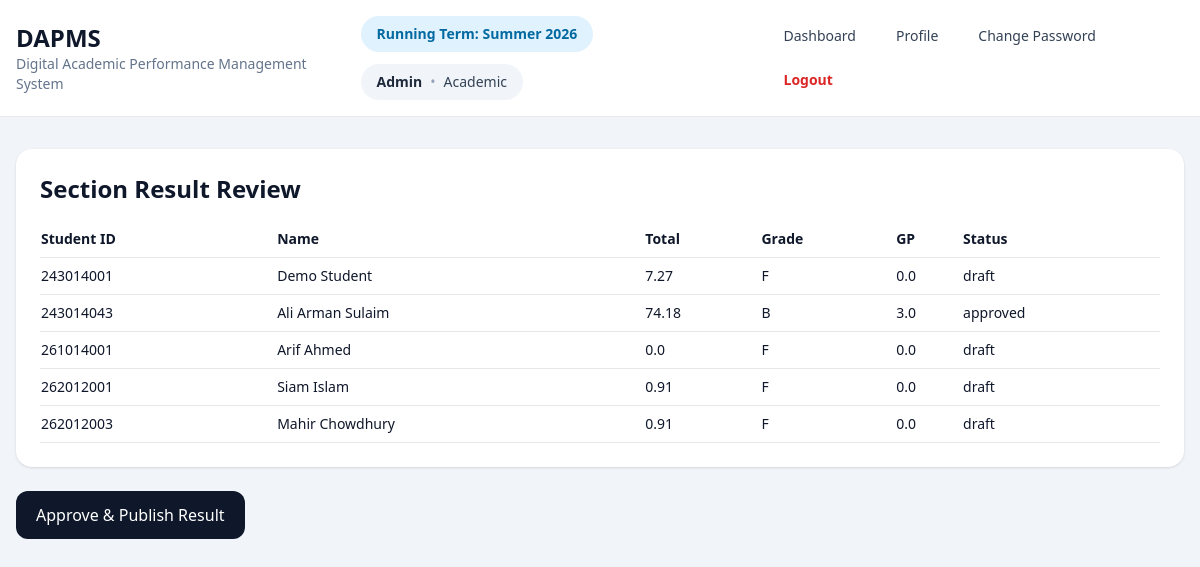
Page /admin/results/3 (signed in) on the earlier database version.
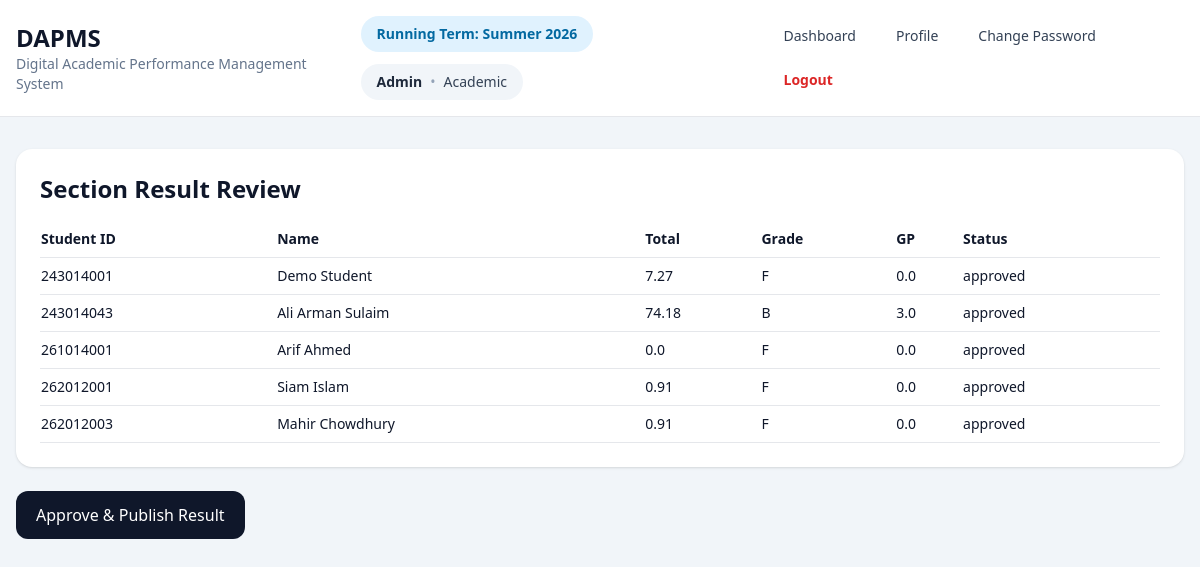
Same page on the later database version.
### tables this page shows
CREATE TABLE results(
                id INTEGER PRIMARY KEY AUTOINCREMENT,
                section_id INTEGER NOT NULL,
                enrollment_id INTEGER NOT NULL,
                total REAL NOT NULL DEFAULT 0,
                letter_grade TEXT NOT NULL DEFAULT 'F',
                grade_point REAL NOT NULL DEFAULT 0,
                status TEXT NOT NULL DEFAULT 'draft',
                teacher_submitted_at TEXT,
                admin_approved_at TEXT,
                published_at TEXT,
                UNIQUE(section_id, enrollment_id),
                FOREIGN KEY(section_id) REFERENCES sections(id) ON DELETE CASCADE,
                FOREIGN KEY(enrollment_id) REFERENCES enrollments(id) ON DELETE CASCADE
            );

CREATE TABLE students(
            user_id INTEGER PRIMARY KEY,
            student_id TEXT NOT NULL UNIQUE,
            admission_term TEXT NOT NULL,
            FOREIGN KEY(user_id) REFERENCES users(id) ON DELETE CASCADE
        );

CREATE TABLE users(
            id INTEGER PRIMARY KEY AUTOINCREMENT,
            role TEXT NOT NULL,
            name TEXT NOT NULL,
            email TEXT NOT NULL UNIQUE,
            password_hash TEXT NOT NULL,
            department TEXT NOT NULL
        );

### app/routes/admin.py (the view)
@bp.route('/results/<int:section_id>', methods=['GET', 'POST'])
@role_required('admin')
def result_detail(section_id):
    manager = _manager()
    if request.method == 'POST':
        manager.approve_section_results(section_id)
        flash('Result approved and published', 'success')
        return redirect(url_for('admin.result_detail', section_id=section_id))
    rows = manager.result_rows_for_section(section_id)
    return render_template('admin/result_detail.html', rows=rows, section_id=section_id)

### app/core/security.py (called while the page is built)
def load_user():
    user_id = session.get('user_id')
    if not user_id:
        g.user = None
        return
    g.user = get_db().execute('SELECT * FROM users WHERE id=?', (user_id,)).fetchone()

def role_required(*roles):
    def decorator(view):
        @wraps(view)
        def wrapped(*args, **kwargs):
            if session.get('role') not in roles:
                return redirect(url_for('auth.login'))
            return view(*args, **kwargs)
        return wrapped
    return decorator

### app/db.py (called while the page is built)
def get_db():
    if 'db' not in g:
        g.db = sqlite3.connect(current_app.config['DATABASE'])
        g.db.row_factory = sqlite3.Row
        g.db.execute('PRAGMA foreign_keys = ON')
    return g.db

### app/managers/admin_manager.py (called while the page is built)
    def result_rows_for_section(self, section_id: int):
        return self.db.execute('''SELECT results.*, users.name, students.student_id FROM results JOIN enrollments ON enrollments.id = results.enrollment_id JOIN users ON users.id = enrollments.student_user_id JOIN students ON students.user_id = users.id WHERE results.section_id=? ORDER BY students.student_id''', (section_id,)).fetchall()

### app/routes/admin.py (called while the page is built)
def _manager() -> AdminManager:
    return AdminManager(get_db())

### app/templates/admin/result_detail.html
{% extends 'layout.html' %}
{% block content %}
<div class="space-y-6">
<div class="bg-white rounded-2xl shadow p-6">
  <h2 class="text-2xl font-bold mb-4">Section Result Review</h2>
  <div class="overflow-auto"><table class="w-full text-sm"><tr class="border-b"><th class="text-left py-2">Student ID</th><th class="text-left">Name</th><th class="text-left">Total</th><th class="text-left">Grade</th><th class="text-left">GP</th><th class="text-left">Status</th></tr>{% for r in rows %}<tr class="border-b"><td class="py-2">{{ r['student_id'] }}</td><td>{{ r['name'] }}</td><td>{{ r['total'] }}</td><td>{{ r['letter_grade'] }}</td><td>{{ r['grade_point'] }}</td><td>{{ r['status'] }}</td></tr>{% endfor %}</table></div>
</div>
<form method="post"><button class="bg-slate-900 text-white px-5 py-3 rounded-xl">Approve & Publish Result</button></form>
</div>
{% endblock %}

Differences in the rows shown:
changed results "Demo Student": status "draft" → "approved"
changed results "Arif Ahmed": status "draft" → "approved"
changed results "Siam Islam": status "draft" → "approved"
changed results "Mahir Chowdhury": status "draft" → "approved"
